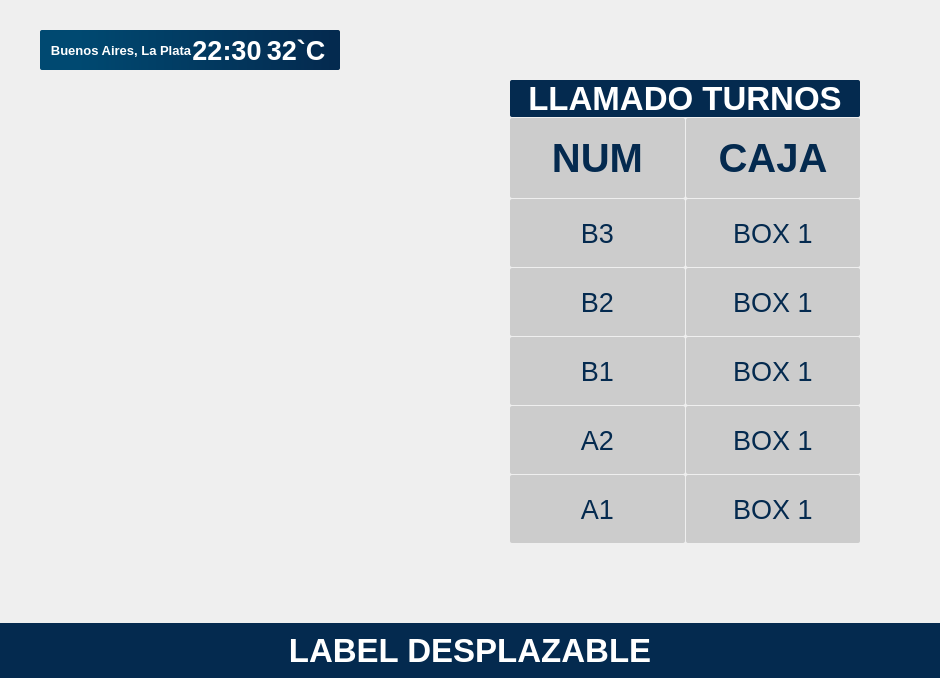
<?xml version="1.0" encoding="UTF-8"?>
<ui version="4.0">
 <class>MainWindow</class>
 <widget class="QMainWindow" name="MainWindow">
  <property name="geometry">
   <rect>
    <x>0</x>
    <y>0</y>
    <width>940</width>
    <height>678</height>
   </rect>
  </property>
  <property name="windowTitle">
   <string>MainWindow</string>
  </property>
  <property name="styleSheet">
   <string notr="true">#borde_top {
	background-color: qlineargradient(spread:pad, x1:0.977, y1:0.636409, x2:0.125, y2:0.636636, stop:0 rgba(4, 42, 79,255), stop:1 rgba(0, 73, 113,255));
	border-radius:2px;
}
#borde_top QLabel{
	color:white;
}

#widget{
	background-image: url(:/img/src/img/grisSinFondo.jpg);
}



#borde_imagen{
	border-image: url(:/img/src/img/fondo_sin.jpg);
	border-radius:10px;
}

#imagen{
	
	border-image: url(:/img/src/img/logo.jpeg);
	
}
#titulo_llamado{
	background-color: rgb(4, 42, 79);
	color:white;
	border-radius:2px;
}
#borde_turnos{
	

	border-radius:10px;
	
}

#box_titulo QLabel{
	background-color: rgb(204, 204, 204);

	color:	rgb(4, 42, 79);
	border-radius:2px;

}

#nums QLabel{
	background-color: rgb(204, 204, 204);

	color:	rgb(4, 42, 79);
	border-radius:2px;

}

#borde_bottom{
	background-color: rgb(4, 42, 79);
	color:white;
}
#borde_bottom QLabel{
	background-color: rgb(4, 42, 79);
	color:white;
}

</string>
  </property>
  <widget class="QWidget" name="centralwidget">
   <layout class="QVBoxLayout" name="verticalLayout">
    <property name="spacing">
     <number>0</number>
    </property>
    <property name="leftMargin">
     <number>0</number>
    </property>
    <property name="topMargin">
     <number>0</number>
    </property>
    <property name="rightMargin">
     <number>0</number>
    </property>
    <property name="bottomMargin">
     <number>0</number>
    </property>
    <item>
     <widget class="QWidget" name="widget" native="true">
      <layout class="QVBoxLayout" name="verticalLayout_2">
       <property name="spacing">
        <number>0</number>
       </property>
       <property name="leftMargin">
        <number>0</number>
       </property>
       <property name="topMargin">
        <number>0</number>
       </property>
       <property name="rightMargin">
        <number>0</number>
       </property>
       <property name="bottomMargin">
        <number>0</number>
       </property>
       <item>
        <widget class="QWidget" name="top_box" native="true">
         <property name="sizePolicy">
          <sizepolicy hsizetype="Preferred" vsizetype="Fixed">
           <horstretch>0</horstretch>
           <verstretch>0</verstretch>
          </sizepolicy>
         </property>
         <property name="minimumSize">
          <size>
           <width>0</width>
           <height>50</height>
          </size>
         </property>
         <layout class="QVBoxLayout" name="verticalLayout_12">
          <property name="leftMargin">
           <number>40</number>
          </property>
          <property name="topMargin">
           <number>30</number>
          </property>
          <property name="rightMargin">
           <number>600</number>
          </property>
          <property name="bottomMargin">
           <number>10</number>
          </property>
          <item>
           <widget class="QWidget" name="borde_top" native="true">
            <property name="sizePolicy">
             <sizepolicy hsizetype="Preferred" vsizetype="Preferred">
              <horstretch>0</horstretch>
              <verstretch>0</verstretch>
             </sizepolicy>
            </property>
            <property name="minimumSize">
             <size>
              <width>300</width>
              <height>40</height>
             </size>
            </property>
            <property name="maximumSize">
             <size>
              <width>400</width>
              <height>16777215</height>
             </size>
            </property>
            <layout class="QHBoxLayout" name="horizontalLayout_10">
             <property name="spacing">
              <number>0</number>
             </property>
             <property name="leftMargin">
              <number>10</number>
             </property>
             <property name="topMargin">
              <number>0</number>
             </property>
             <property name="rightMargin">
              <number>10</number>
             </property>
             <property name="bottomMargin">
              <number>0</number>
             </property>
             <item>
              <widget class="QLabel" name="label_3">
               <property name="font">
                <font>
                 <pointsize>10</pointsize>
                 <bold>true</bold>
                </font>
               </property>
               <property name="text">
                <string>Buenos Aires, La Plata</string>
               </property>
               <property name="alignment">
                <set>Qt::AlignCenter</set>
               </property>
              </widget>
             </item>
             <item>
              <widget class="QLabel" name="label_2">
               <property name="font">
                <font>
                 <pointsize>20</pointsize>
                 <bold>true</bold>
                </font>
               </property>
               <property name="text">
                <string>22:30</string>
               </property>
               <property name="alignment">
                <set>Qt::AlignCenter</set>
               </property>
              </widget>
             </item>
             <item>
              <widget class="QLabel" name="label_4">
               <property name="font">
                <font>
                 <pointsize>20</pointsize>
                 <bold>true</bold>
                </font>
               </property>
               <property name="text">
                <string>32`C</string>
               </property>
               <property name="alignment">
                <set>Qt::AlignCenter</set>
               </property>
              </widget>
             </item>
            </layout>
           </widget>
          </item>
         </layout>
        </widget>
       </item>
       <item>
        <widget class="QWidget" name="fondo" native="true">
         <layout class="QHBoxLayout" name="horizontalLayout">
          <property name="spacing">
           <number>0</number>
          </property>
          <property name="leftMargin">
           <number>0</number>
          </property>
          <property name="topMargin">
           <number>0</number>
          </property>
          <property name="rightMargin">
           <number>0</number>
          </property>
          <property name="bottomMargin">
           <number>0</number>
          </property>
          <item>
           <widget class="QWidget" name="widget_5" native="true">
            <layout class="QVBoxLayout" name="verticalLayout_3">
             <property name="spacing">
              <number>0</number>
             </property>
             <property name="leftMargin">
              <number>40</number>
             </property>
             <property name="topMargin">
              <number>0</number>
             </property>
             <property name="rightMargin">
              <number>40</number>
             </property>
             <property name="bottomMargin">
              <number>100</number>
             </property>
             <item>
              <widget class="QWidget" name="borde_imagen" native="true">
               <property name="styleSheet">
                <string notr="true"/>
               </property>
               <layout class="QVBoxLayout" name="verticalLayout_4">
                <property name="leftMargin">
                 <number>15</number>
                </property>
                <property name="topMargin">
                 <number>25</number>
                </property>
                <property name="rightMargin">
                 <number>15</number>
                </property>
                <property name="bottomMargin">
                 <number>25</number>
                </property>
                <item>
                 <widget class="QWidget" name="imagen" native="true"/>
                </item>
               </layout>
              </widget>
             </item>
            </layout>
           </widget>
          </item>
          <item>
           <widget class="QWidget" name="widget_6" native="true">
            <layout class="QHBoxLayout" name="horizontalLayout_2">
             <property name="spacing">
              <number>0</number>
             </property>
             <property name="leftMargin">
              <number>20</number>
             </property>
             <property name="topMargin">
              <number>0</number>
             </property>
             <property name="rightMargin">
              <number>60</number>
             </property>
             <property name="bottomMargin">
              <number>60</number>
             </property>
             <item>
              <widget class="QWidget" name="borde_turnos" native="true">
               <layout class="QVBoxLayout" name="verticalLayout_5">
                <property name="spacing">
                 <number>0</number>
                </property>
                <property name="leftMargin">
                 <number>20</number>
                </property>
                <property name="topMargin">
                 <number>0</number>
                </property>
                <property name="rightMargin">
                 <number>20</number>
                </property>
                <property name="bottomMargin">
                 <number>20</number>
                </property>
                <item>
                 <widget class="QWidget" name="base_turnos" native="true">
                  <layout class="QVBoxLayout" name="verticalLayout_6">
                   <property name="spacing">
                    <number>0</number>
                   </property>
                   <property name="leftMargin">
                    <number>0</number>
                   </property>
                   <property name="topMargin">
                    <number>0</number>
                   </property>
                   <property name="rightMargin">
                    <number>0</number>
                   </property>
                   <property name="bottomMargin">
                    <number>0</number>
                   </property>
                   <item>
                    <widget class="QWidget" name="base_titulo" native="true">
                     <property name="sizePolicy">
                      <sizepolicy hsizetype="Preferred" vsizetype="Fixed">
                       <horstretch>0</horstretch>
                       <verstretch>0</verstretch>
                      </sizepolicy>
                     </property>
                     <property name="minimumSize">
                      <size>
                       <width>0</width>
                       <height>50</height>
                      </size>
                     </property>
                     <layout class="QVBoxLayout" name="verticalLayout_10">
                      <property name="spacing">
                       <number>1</number>
                      </property>
                      <property name="leftMargin">
                       <number>0</number>
                      </property>
                      <property name="topMargin">
                       <number>0</number>
                      </property>
                      <property name="rightMargin">
                       <number>0</number>
                      </property>
                      <property name="bottomMargin">
                       <number>1</number>
                      </property>
                      <item>
                       <widget class="QLabel" name="titulo_llamado">
                        <property name="font">
                         <font>
                          <pointsize>25</pointsize>
                          <bold>true</bold>
                         </font>
                        </property>
                        <property name="text">
                         <string>LLAMADO TURNOS</string>
                        </property>
                        <property name="alignment">
                         <set>Qt::AlignCenter</set>
                        </property>
                       </widget>
                      </item>
                      <item>
                       <widget class="QWidget" name="box_titulo" native="true">
                        <property name="minimumSize">
                         <size>
                          <width>0</width>
                          <height>80</height>
                         </size>
                        </property>
                        <layout class="QHBoxLayout" name="horizontalLayout_4">
                         <property name="spacing">
                          <number>1</number>
                         </property>
                         <property name="leftMargin">
                          <number>0</number>
                         </property>
                         <property name="topMargin">
                          <number>0</number>
                         </property>
                         <property name="rightMargin">
                          <number>0</number>
                         </property>
                         <property name="bottomMargin">
                          <number>0</number>
                         </property>
                         <item>
                          <widget class="QWidget" name="box_num" native="true">
                           <layout class="QVBoxLayout" name="verticalLayout_8">
                            <property name="spacing">
                             <number>0</number>
                            </property>
                            <property name="leftMargin">
                             <number>0</number>
                            </property>
                            <property name="topMargin">
                             <number>0</number>
                            </property>
                            <property name="rightMargin">
                             <number>0</number>
                            </property>
                            <property name="bottomMargin">
                             <number>0</number>
                            </property>
                            <item>
                             <widget class="QLabel" name="label_num">
                              <property name="font">
                               <font>
                                <pointsize>30</pointsize>
                                <bold>true</bold>
                               </font>
                              </property>
                              <property name="text">
                               <string>NUM</string>
                              </property>
                              <property name="alignment">
                               <set>Qt::AlignCenter</set>
                              </property>
                             </widget>
                            </item>
                           </layout>
                          </widget>
                         </item>
                         <item>
                          <widget class="QWidget" name="box_caja" native="true">
                           <layout class="QVBoxLayout" name="verticalLayout_9">
                            <property name="leftMargin">
                             <number>0</number>
                            </property>
                            <property name="topMargin">
                             <number>0</number>
                            </property>
                            <property name="rightMargin">
                             <number>0</number>
                            </property>
                            <property name="bottomMargin">
                             <number>0</number>
                            </property>
                            <item>
                             <widget class="QLabel" name="label_caja">
                              <property name="font">
                               <font>
                                <pointsize>30</pointsize>
                                <bold>true</bold>
                               </font>
                              </property>
                              <property name="text">
                               <string>CAJA</string>
                              </property>
                              <property name="alignment">
                               <set>Qt::AlignCenter</set>
                              </property>
                             </widget>
                            </item>
                           </layout>
                          </widget>
                         </item>
                        </layout>
                       </widget>
                      </item>
                     </layout>
                    </widget>
                   </item>
                   <item>
                    <widget class="QWidget" name="base_nums" native="true">
                     <layout class="QHBoxLayout" name="horizontalLayout_3">
                      <property name="spacing">
                       <number>0</number>
                      </property>
                      <property name="leftMargin">
                       <number>0</number>
                      </property>
                      <property name="topMargin">
                       <number>0</number>
                      </property>
                      <property name="rightMargin">
                       <number>0</number>
                      </property>
                      <property name="bottomMargin">
                       <number>0</number>
                      </property>
                      <item>
                       <widget class="QWidget" name="nums" native="true">
                        <property name="font">
                         <font>
                          <pointsize>20</pointsize>
                         </font>
                        </property>
                        <layout class="QVBoxLayout" name="verticalLayout_7">
                         <property name="spacing">
                          <number>1</number>
                         </property>
                         <property name="leftMargin">
                          <number>0</number>
                         </property>
                         <property name="topMargin">
                          <number>0</number>
                         </property>
                         <property name="rightMargin">
                          <number>0</number>
                         </property>
                         <property name="bottomMargin">
                          <number>0</number>
                         </property>
                         <item>
                          <widget class="QWidget" name="box_1" native="true">
                           <layout class="QHBoxLayout" name="horizontalLayout_5">
                            <property name="spacing">
                             <number>1</number>
                            </property>
                            <property name="leftMargin">
                             <number>0</number>
                            </property>
                            <property name="topMargin">
                             <number>0</number>
                            </property>
                            <property name="rightMargin">
                             <number>0</number>
                            </property>
                            <property name="bottomMargin">
                             <number>0</number>
                            </property>
                            <item>
                             <widget class="QLabel" name="num1">
                              <property name="font">
                               <font>
                                <pointsize>20</pointsize>
                               </font>
                              </property>
                              <property name="text">
                               <string>B3</string>
                              </property>
                              <property name="alignment">
                               <set>Qt::AlignCenter</set>
                              </property>
                             </widget>
                            </item>
                            <item>
                             <widget class="QLabel" name="caja1">
                              <property name="font">
                               <font>
                                <pointsize>20</pointsize>
                                <bold>false</bold>
                               </font>
                              </property>
                              <property name="text">
                               <string>BOX 1</string>
                              </property>
                              <property name="alignment">
                               <set>Qt::AlignCenter</set>
                              </property>
                             </widget>
                            </item>
                           </layout>
                          </widget>
                         </item>
                         <item>
                          <widget class="QWidget" name="box_2" native="true">
                           <layout class="QHBoxLayout" name="horizontalLayout_6">
                            <property name="spacing">
                             <number>1</number>
                            </property>
                            <property name="leftMargin">
                             <number>0</number>
                            </property>
                            <property name="topMargin">
                             <number>0</number>
                            </property>
                            <property name="rightMargin">
                             <number>0</number>
                            </property>
                            <property name="bottomMargin">
                             <number>0</number>
                            </property>
                            <item>
                             <widget class="QLabel" name="num2">
                              <property name="font">
                               <font>
                                <pointsize>20</pointsize>
                               </font>
                              </property>
                              <property name="text">
                               <string>B2</string>
                              </property>
                              <property name="alignment">
                               <set>Qt::AlignCenter</set>
                              </property>
                             </widget>
                            </item>
                            <item>
                             <widget class="QLabel" name="caja2">
                              <property name="font">
                               <font>
                                <pointsize>20</pointsize>
                               </font>
                              </property>
                              <property name="text">
                               <string>BOX 1</string>
                              </property>
                              <property name="alignment">
                               <set>Qt::AlignCenter</set>
                              </property>
                             </widget>
                            </item>
                           </layout>
                          </widget>
                         </item>
                         <item>
                          <widget class="QWidget" name="box_3" native="true">
                           <layout class="QHBoxLayout" name="horizontalLayout_7">
                            <property name="spacing">
                             <number>1</number>
                            </property>
                            <property name="leftMargin">
                             <number>0</number>
                            </property>
                            <property name="topMargin">
                             <number>0</number>
                            </property>
                            <property name="rightMargin">
                             <number>0</number>
                            </property>
                            <property name="bottomMargin">
                             <number>0</number>
                            </property>
                            <item>
                             <widget class="QLabel" name="num3">
                              <property name="font">
                               <font>
                                <pointsize>20</pointsize>
                               </font>
                              </property>
                              <property name="text">
                               <string>B1</string>
                              </property>
                              <property name="alignment">
                               <set>Qt::AlignCenter</set>
                              </property>
                             </widget>
                            </item>
                            <item>
                             <widget class="QLabel" name="caja3">
                              <property name="font">
                               <font>
                                <pointsize>20</pointsize>
                               </font>
                              </property>
                              <property name="text">
                               <string>BOX 1</string>
                              </property>
                              <property name="alignment">
                               <set>Qt::AlignCenter</set>
                              </property>
                             </widget>
                            </item>
                           </layout>
                          </widget>
                         </item>
                         <item>
                          <widget class="QWidget" name="box_4" native="true">
                           <layout class="QHBoxLayout" name="horizontalLayout_8">
                            <property name="spacing">
                             <number>1</number>
                            </property>
                            <property name="leftMargin">
                             <number>0</number>
                            </property>
                            <property name="topMargin">
                             <number>0</number>
                            </property>
                            <property name="rightMargin">
                             <number>0</number>
                            </property>
                            <property name="bottomMargin">
                             <number>0</number>
                            </property>
                            <item>
                             <widget class="QLabel" name="num4">
                              <property name="font">
                               <font>
                                <pointsize>20</pointsize>
                               </font>
                              </property>
                              <property name="text">
                               <string>A2</string>
                              </property>
                              <property name="alignment">
                               <set>Qt::AlignCenter</set>
                              </property>
                             </widget>
                            </item>
                            <item>
                             <widget class="QLabel" name="caja4">
                              <property name="font">
                               <font>
                                <pointsize>20</pointsize>
                               </font>
                              </property>
                              <property name="text">
                               <string>BOX 1</string>
                              </property>
                              <property name="alignment">
                               <set>Qt::AlignCenter</set>
                              </property>
                             </widget>
                            </item>
                           </layout>
                          </widget>
                         </item>
                         <item>
                          <widget class="QWidget" name="box_5" native="true">
                           <layout class="QHBoxLayout" name="horizontalLayout_9">
                            <property name="spacing">
                             <number>1</number>
                            </property>
                            <property name="leftMargin">
                             <number>0</number>
                            </property>
                            <property name="topMargin">
                             <number>0</number>
                            </property>
                            <property name="rightMargin">
                             <number>0</number>
                            </property>
                            <property name="bottomMargin">
                             <number>0</number>
                            </property>
                            <item>
                             <widget class="QLabel" name="num5">
                              <property name="font">
                               <font>
                                <pointsize>20</pointsize>
                               </font>
                              </property>
                              <property name="text">
                               <string>A1</string>
                              </property>
                              <property name="alignment">
                               <set>Qt::AlignCenter</set>
                              </property>
                             </widget>
                            </item>
                            <item>
                             <widget class="QLabel" name="caja5">
                              <property name="font">
                               <font>
                                <pointsize>20</pointsize>
                               </font>
                              </property>
                              <property name="text">
                               <string>BOX 1</string>
                              </property>
                              <property name="alignment">
                               <set>Qt::AlignCenter</set>
                              </property>
                             </widget>
                            </item>
                           </layout>
                          </widget>
                         </item>
                        </layout>
                       </widget>
                      </item>
                     </layout>
                    </widget>
                   </item>
                  </layout>
                 </widget>
                </item>
               </layout>
              </widget>
             </item>
            </layout>
           </widget>
          </item>
         </layout>
        </widget>
       </item>
       <item>
        <widget class="QWidget" name="borde_bottom" native="true">
         <property name="sizePolicy">
          <sizepolicy hsizetype="Preferred" vsizetype="Fixed">
           <horstretch>0</horstretch>
           <verstretch>0</verstretch>
          </sizepolicy>
         </property>
         <property name="minimumSize">
          <size>
           <width>0</width>
           <height>50</height>
          </size>
         </property>
         <layout class="QVBoxLayout" name="verticalLayout_11">
          <item>
           <widget class="QLabel" name="label_14">
            <property name="font">
             <font>
              <pointsize>25</pointsize>
              <bold>true</bold>
             </font>
            </property>
            <property name="text">
             <string>LABEL DESPLAZABLE</string>
            </property>
            <property name="alignment">
             <set>Qt::AlignCenter</set>
            </property>
           </widget>
          </item>
         </layout>
        </widget>
       </item>
      </layout>
     </widget>
    </item>
   </layout>
  </widget>
 </widget>
 <resources>
  <include location="../Ticketera/pantalla1.qrc"/>
 </resources>
 <connections/>
</ui>
